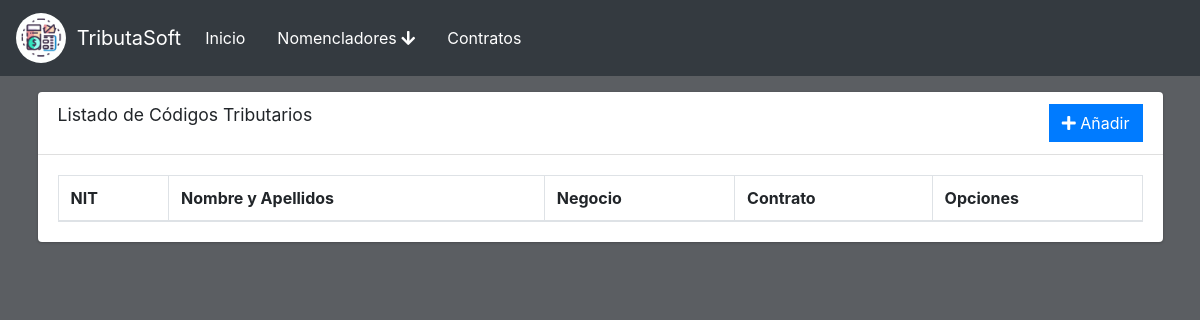
The app's page /contrato, older data.
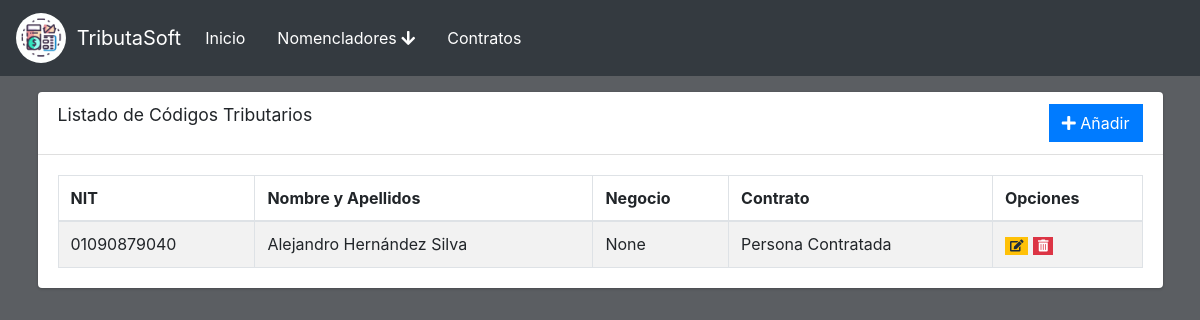
The same page, newer data.
### main.py (models this page shows)
class ContratoPersona(db.Model):
    id = db.Column(db.Integer, primary_key=True, autoincrement=True)
    nombre = db.Column(db.String(100), nullable=False)
    apellidos = db.Column(db.String(250),nullable=False)
    ci = db.Column(db.String(11),nullable=False)
    nit = db.Column(db.String(50),nullable=False)
    codigos = db.Column(db.String(1800),nullable=False)
    salario = db.Column(db.Float)
    fecha_inicio = db.Column(db.String(100))
    lugar = db.Column(db.String(250))

### main.py (the view)
@app.route('/contrato')
def contrat_base():
    a = ContratoDueno.query.all()
    b = ContratoPersona.query.all()
    lista = []
    for i in a:
        lista.append(('Dueño de Negocio',i.nombre,i.apellidos,i.lugar,i.nit,i.id))
    for i in b:
        lista.append(('Persona Contratada',i.nombre,i.apellidos,i.lugar,i.nit,i.id))
    return render_template('contract_base.html',lista=lista)

### templates/contract_base.html (shortened to what this page needs)
{% extends 'base.html' %}
{% block content %}
<div class="content">
    <div class="container">
        <div class="card">
            <div class="card-header">
              <h3 class="card-title">Listado de C&oacute;digos Tributarios</h3>
              <div class="float-right">
                <a href="{{ url_for('contrat_add') }}" class="btn btn-primary btn-flat">
                    <i class="fas fa-plus"></i> A&ntilde;adir
                </a>
                    </div>
            </div>
            <div class="card-body">
                <table id="example1" class="table table-bordered table-striped">
                  <thead>
                  <tr>
                    <th>NIT</th>
                    <th>Nombre y Apellidos</th>
                    <th>Negocio</th>
                    <th>Contrato</th>
                    <th>Opciones</th>
                  </tr>
                  </thead>
                  <tbody>
                    {% for i in lista %}
                    <tr>
                      <td>{{i.4}}</td>
                      <td>{{i.1}} {{i.2}}</td>
                      <td>{{i.3}}</td>
                      <td>{{i.0}}</td>
                      <td>
                        {% if i[0] == 'Persona Contratada' %}
                          <a href="{{ url_for('contract_edit', tipo='persona',id=i[5]) }}" class="btn btn-warning btn-xs btn-flat"><i class="fas fa-edit"></i></a>
                          <a href="{{ url_for('contract_delete', tipo='persona',id=i[5]) }}" class="btn btn-danger btn-xs btn-flat"><i class="fas fa-trash-alt"></i></a>
                        {% else %}
                          <a href="{{ url_for('contract_edit', tipo='salario',id=i[5]) }}" class="btn btn-warning btn-xs btn-flat"><i class="fas fa-edit"></i></a>
                          <a href="{{ url_for('contract_delete', tipo='salario',id=i[5]) }}" class="btn btn-danger btn-xs btn-flat"><i class="fas fa-trash-alt"></i></a>
                        {% endif %}
                      </td>
                    </tr>
                    {% endfor %}
                    </tbody>
                </table>
            </div>
        </div>
    </div>
</div>
{% endblock %}

Row changes from the older to the newer data that the page shows:
added ContratoPersona: nit "01090879040", nombre "Alejandro", apellidos "Hernández Silva", i "None", i "Persona Contratada"
